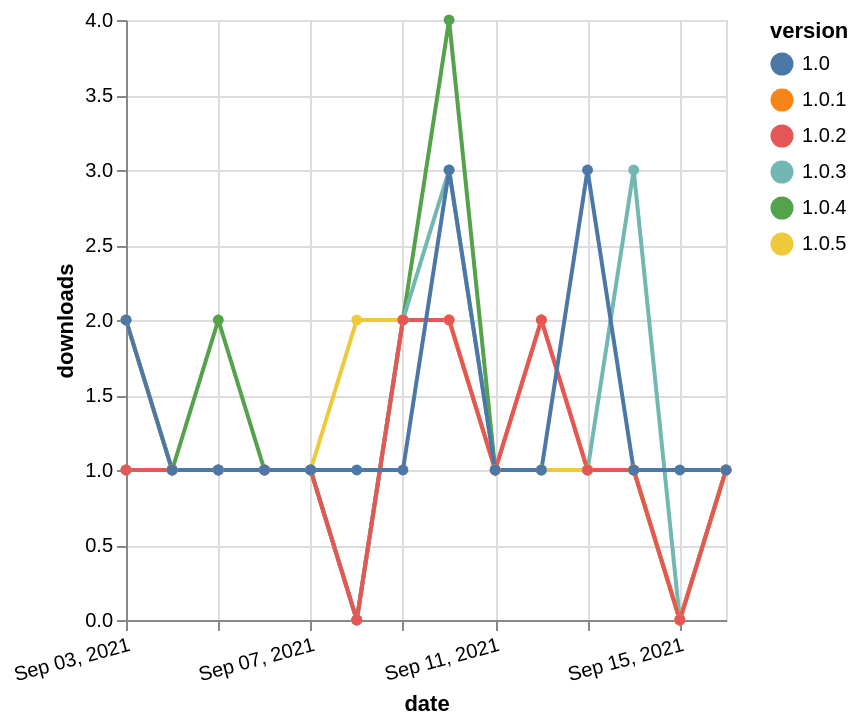

Here is the Vega-Lite specification saved for this chart:
### Vega-Lite specification from a JSON file in a GitHub repository (floating-point values rounded to 4 significant figures)
{"$schema": "https://vega.github.io/schema/vega-lite/v5.json", "description": "A simple bar chart with embedded data.", "data": {"values": [{"date": "2021-09-03", "total": 197, "delta": 2, "version": "1.0.4"}, {"date": "2021-09-04", "total": 198, "delta": 1, "version": "1.0.4"}, {"date": "2021-09-05", "total": 200, "delta": 2, "version": "1.0.4"}, {"date": "2021-09-06", "total": 201, "delta": 1, "version": "1.0.4"}, {"date": "2021-09-07", "total": 202, "delta": 1, "version": "1.0.4"}, {"date": "2021-09-08", "total": 202, "delta": 0, "version": "1.0.4"}, {"date": "2021-09-09", "total": 204, "delta": 2, "version": "1.0.4"}, {"date": "2021-09-10", "total": 208, "delta": 4, "version": "1.0.4"}, {"date": "2021-09-11", "total": 209, "delta": 1, "version": "1.0.4"}, {"date": "2021-09-12", "total": 210, "delta": 1, "version": "1.0.4"}, {"date": "2021-09-13", "total": 211, "delta": 1, "version": "1.0.4"}, {"date": "2021-09-14", "total": 212, "delta": 1, "version": "1.0.4"}, {"date": "2021-09-15", "total": 212, "delta": 0, "version": "1.0.4"}, {"date": "2021-09-16", "total": 213, "delta": 1, "version": "1.0.4"}, {"date": "2021-09-03", "total": 174, "delta": 1, "version": "1.0.1"}, {"date": "2021-09-04", "total": 175, "delta": 1, "version": "1.0.1"}, {"date": "2021-09-05", "total": 176, "delta": 1, "version": "1.0.1"}, {"date": "2021-09-06", "total": 177, "delta": 1, "version": "1.0.1"}, {"date": "2021-09-07", "total": 178, "delta": 1, "version": "1.0.1"}, {"date": "2021-09-08", "total": 178, "delta": 0, "version": "1.0.1"}, {"date": "2021-09-09", "total": 180, "delta": 2, "version": "1.0.1"}, {"date": "2021-09-10", "total": 182, "delta": 2, "version": "1.0.1"}, {"date": "2021-09-11", "total": 183, "delta": 1, "version": "1.0.1"}, {"date": "2021-09-12", "total": 185, "delta": 2, "version": "1.0.1"}, {"date": "2021-09-13", "total": 186, "delta": 1, "version": "1.0.1"}, {"date": "2021-09-14", "total": 187, "delta": 1, "version": "1.0.1"}, {"date": "2021-09-15", "total": 187, "delta": 0, "version": "1.0.1"}, {"date": "2021-09-16", "total": 188, "delta": 1, "version": "1.0.1"}, {"date": "2021-09-03", "total": 228, "delta": 1, "version": "1.0.3"}, {"date": "2021-09-04", "total": 229, "delta": 1, "version": "1.0.3"}, {"date": "2021-09-05", "total": 230, "delta": 1, "version": "1.0.3"}, {"date": "2021-09-06", "total": 231, "delta": 1, "version": "1.0.3"}, {"date": "2021-09-07", "total": 232, "delta": 1, "version": "1.0.3"}, {"date": "2021-09-08", "total": 232, "delta": 0, "version": "1.0.3"}, {"date": "2021-09-09", "total": 234, "delta": 2, "version": "1.0.3"}, {"date": "2021-09-10", "total": 237, "delta": 3, "version": "1.0.3"}, {"date": "2021-09-11", "total": 238, "delta": 1, "version": "1.0.3"}, {"date": "2021-09-12", "total": 239, "delta": 1, "version": "1.0.3"}, {"date": "2021-09-13", "total": 240, "delta": 1, "version": "1.0.3"}, {"date": "2021-09-14", "total": 243, "delta": 3, "version": "1.0.3"}, {"date": "2021-09-15", "total": 243, "delta": 0, "version": "1.0.3"}, {"date": "2021-09-16", "total": 244, "delta": 1, "version": "1.0.3"}, {"date": "2021-09-03", "total": 111, "delta": 2, "version": "1.0.5"}, {"date": "2021-09-04", "total": 112, "delta": 1, "version": "1.0.5"}, {"date": "2021-09-05", "total": 113, "delta": 1, "version": "1.0.5"}, {"date": "2021-09-06", "total": 114, "delta": 1, "version": "1.0.5"}, {"date": "2021-09-07", "total": 115, "delta": 1, "version": "1.0.5"}, {"date": "2021-09-08", "total": 117, "delta": 2, "version": "1.0.5"}, {"date": "2021-09-09", "total": 119, "delta": 2, "version": "1.0.5"}, {"date": "2021-09-10", "total": 121, "delta": 2, "version": "1.0.5"}, {"date": "2021-09-11", "total": 122, "delta": 1, "version": "1.0.5"}, {"date": "2021-09-12", "total": 123, "delta": 1, "version": "1.0.5"}, {"date": "2021-09-13", "total": 124, "delta": 1, "version": "1.0.5"}, {"date": "2021-09-14", "total": 125, "delta": 1, "version": "1.0.5"}, {"date": "2021-09-15", "total": 125, "delta": 0, "version": "1.0.5"}, {"date": "2021-09-16", "total": 126, "delta": 1, "version": "1.0.5"}, {"date": "2021-09-03", "total": 167, "delta": 1, "version": "1.0.2"}, {"date": "2021-09-04", "total": 168, "delta": 1, "version": "1.0.2"}, {"date": "2021-09-05", "total": 169, "delta": 1, "version": "1.0.2"}, {"date": "2021-09-06", "total": 170, "delta": 1, "version": "1.0.2"}, {"date": "2021-09-07", "total": 171, "delta": 1, "version": "1.0.2"}, {"date": "2021-09-08", "total": 171, "delta": 0, "version": "1.0.2"}, {"date": "2021-09-09", "total": 173, "delta": 2, "version": "1.0.2"}, {"date": "2021-09-10", "total": 175, "delta": 2, "version": "1.0.2"}, {"date": "2021-09-11", "total": 176, "delta": 1, "version": "1.0.2"}, {"date": "2021-09-12", "total": 178, "delta": 2, "version": "1.0.2"}, {"date": "2021-09-13", "total": 179, "delta": 1, "version": "1.0.2"}, {"date": "2021-09-14", "total": 180, "delta": 1, "version": "1.0.2"}, {"date": "2021-09-15", "total": 180, "delta": 0, "version": "1.0.2"}, {"date": "2021-09-16", "total": 181, "delta": 1, "version": "1.0.2"}, {"date": "2021-09-03", "total": 271, "delta": 2, "version": "1.0"}, {"date": "2021-09-04", "total": 272, "delta": 1, "version": "1.0"}, {"date": "2021-09-05", "total": 273, "delta": 1, "version": "1.0"}, {"date": "2021-09-06", "total": 274, "delta": 1, "version": "1.0"}, {"date": "2021-09-07", "total": 275, "delta": 1, "version": "1.0"}, {"date": "2021-09-08", "total": 276, "delta": 1, "version": "1.0"}, {"date": "2021-09-09", "total": 277, "delta": 1, "version": "1.0"}, {"date": "2021-09-10", "total": 280, "delta": 3, "version": "1.0"}, {"date": "2021-09-11", "total": 281, "delta": 1, "version": "1.0"}, {"date": "2021-09-12", "total": 282, "delta": 1, "version": "1.0"}, {"date": "2021-09-13", "total": 285, "delta": 3, "version": "1.0"}, {"date": "2021-09-14", "total": 286, "delta": 1, "version": "1.0"}, {"date": "2021-09-15", "total": 287, "delta": 1, "version": "1.0"}, {"date": "2021-09-16", "total": 288, "delta": 1, "version": "1.0"}]}, "width": "container", "mark": {"type": "line", "point": {"filled": true}}, "encoding": {"x": {"field": "date", "type": "temporal", "timeUnit": "yearmonthdate", "title": "date", "axis": {"labelAngle": -15}}, "y": {"field": "delta", "type": "quantitative", "title": "downloads"}, "color": {"field": "version", "type": "nominal"}, "tooltip": {"field": "delta"}}}
